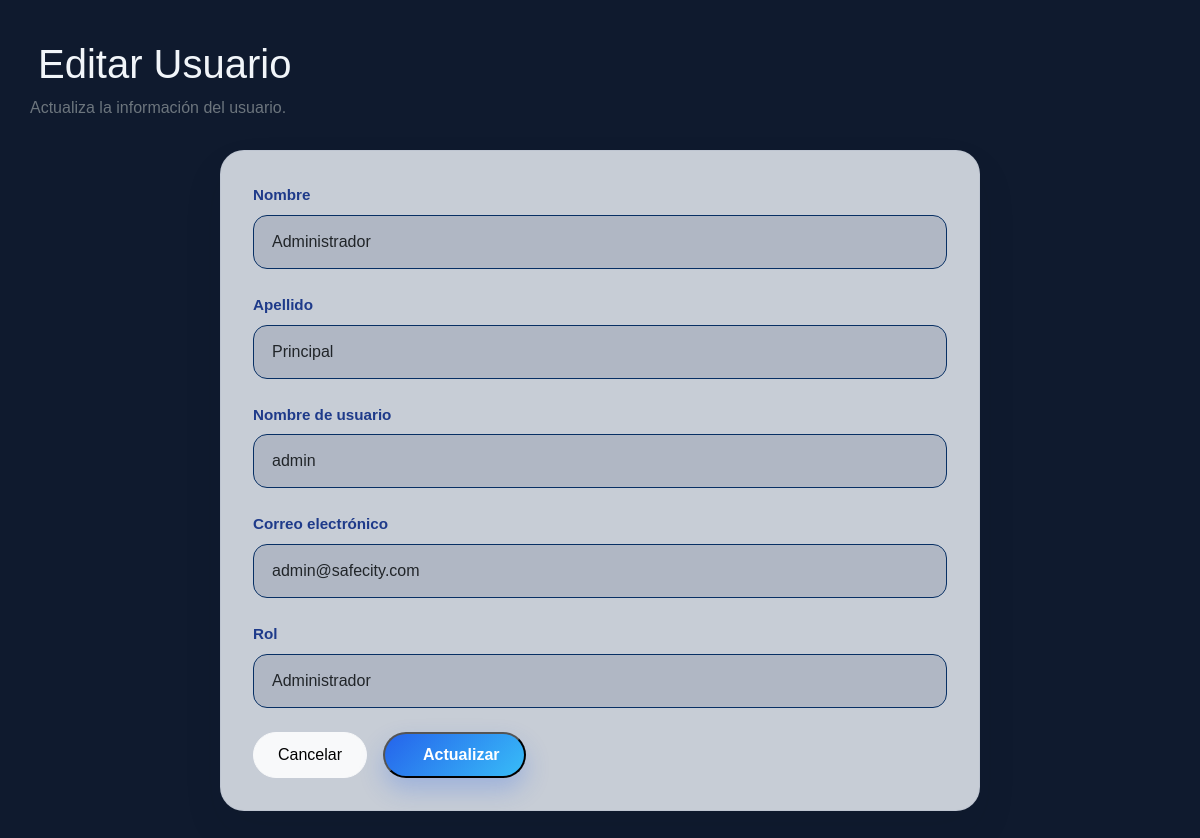
The page /usuarios/editar/1 (signed in) on the database its author committed.
### app/models/usuario.py (models this page shows, shortened)
class Usuario(
    UserMixin,
    db.Model
):
    __tablename__ = "usuarios"
    id_usuario = db.Column(
        db.Integer,
        primary_key=True
    )
    nombre = db.Column(
        db.String(100),
        nullable=False
    )
    apellido = db.Column(
        db.String(100),
        nullable=False
    )
    username = db.Column(
        db.String(50),
        nullable=False,
        unique=True
    )
    email = db.Column(
        db.String(120),
        nullable=False,
        unique=True
    )
    password = db.Column(
        db.String(255),
        nullable=False
    )
    estado = db.Column(
        db.Boolean,
        default=True
    )
    fecha_registro = db.Column(
        db.DateTime
    )
    id_rol = db.Column(
        db.Integer,
        db.ForeignKey(
            "roles.id_rol"
        ),
        nullable=False
    )

### app/models/rol.py (models this page shows)
class Rol(db.Model):
    __tablename__ = "roles"
    id_rol = db.Column(
        db.Integer,
        primary_key=True
    )
    nombre = db.Column(
        db.String(50),
        nullable=False,
        unique=True
    )
    descripcion = db.Column(
        db.String(200)
    )
    usuarios = db.relationship(
        "Usuario",
        backref="rol",
        lazy=True
    )

### app/blueprints/usuarios/routes.py (the view, shortened to what this page needs)
@usuarios_bp.route(
    "/usuarios/editar/<int:id>",
    methods=["GET", "POST"]
)
@login_required
def editar(id):
    usuario = Usuario.query.get_or_404(id)
    roles = Rol.query.all()
    return render_template(
        "usuarios/editar.html",
        usuario=usuario,
        roles=roles
    )

### app/__init__.py (called while the page is built)
@login_manager.user_loader
def load_user(user_id):
    return Usuario.query.get(
        int(user_id)
    )

### app/templates/usuarios/editar.html (shortened to what this page needs)
{% extends "base.html" %}
{% block content %}
<div class="admin-page">
    <div class="admin-header">
        <div>
            <h1 class="admin-title">
                Editar Usuario
            </h1>
            <p class="text-secondary mb-0">
                Actualiza la información del usuario.
            </p>
        </div>
    </div>
    <div class="admin-card form-card-admin">
        <form method="POST">
            <div class="mb-4">
                <label class="form-label fw-semibold">
                    Nombre
                </label>
                <input
                    type="text"
                    class="form-control admin-input"
                    name="nombre"
                    value="{{ usuario.nombre }}"
                    required>
            </div>
            <div class="mb-4">
                <label class="form-label fw-semibold">
                    Apellido
                </label>
                <input
                    type="text"
                    class="form-control admin-input"
                    name="apellido"
                    value="{{ usuario.apellido }}"
                    required>
            </div>
            <div class="mb-4">
                <label class="form-label fw-semibold">
                    Nombre de usuario
                </label>
                <input
                    type="text"
                    class="form-control admin-input"
                    name="username"
                    value="{{ usuario.username }}"
                    required>
            </div>
            <div class="mb-4">
                <label class="form-label fw-semibold">
                    Correo electrónico
                </label>
                <input
                    type="email"
                    class="form-control admin-input"
                    name="email"
                    value="{{ usuario.email }}"
                    required>
            </div>
            <div class="mb-4">
                <label class="form-label fw-semibold">
                    Rol
                </label>
                <select
                    class="form-select admin-input"
                    name="id_rol">
                    {% for rol in roles %}
                    <option
                        value="{{ rol.id_rol }}"
                        {% if rol.id_rol == usuario.id_rol %}selected{% endif %}>
                        {{ rol.nombre }}
                    </option>
                    {% endfor %}
                </select>
            </div>
            <div class="d-flex align-items-center gap-3">
                <a href="{{ url_for('usuarios.listar') }}"
                   class="btn btn-light rounded-pill px-4">
                    Cancelar
                </a>
                <button
                    type="submit"
                    class="admin-btn">
                    Actualizar
                </button>
            </div>
        </form>
    </div>
</div>
{% endblock %}

### app/static/css/style.css (style rules this page uses)
body { background:#eef3f8; font-family:Arial,Helvetica,sans-serif; }
.btn { border-radius:10px; }

### app/static/css/safecity.css (style rules this page uses)
:root { --bg-primary:#0f1a2e; --bg-secondary:#162035; --bg-accent:#0c1e3d; --blue-primary:#2563eb; --blue-secondary:#1a3a8f; --blue-light:#60a5fa; --text-primary:#f1f5f9; --text-secondary:#cbd5e1; --text-muted:#64748b; --success:#34d399; --warning:#fbbf24; --border:rgba(255,255,255,.08); --radius-sm:8px; --radius-md:12px; --radius-lg:18px; }
* { box-sizing:border-box; margin:0; padding:0; }
body { background:var(--bg-primary); color:var(--text-primary); font-family:Arial,Helvetica,sans-serif; }
.admin-page { max-width: 1400px; margin: 0 auto; padding: 40px 30px; }
.admin-header { display: flex; justify-content: space-between; align-items: center; gap: 20px; margin-bottom: 30px; }
.admin-card { background: #f8fbff; border: 1px solid rgba(148, 163, 184, .18); border-radius: 24px; overflow: hidden; box-shadow: 0 20px 40px rgba( 15, 23, 42, .08 ); }
.admin-btn { display: inline-flex; align-items: center; gap: 10px; padding: 14px 24px; background: linear-gradient( 135deg, #2563eb, #38bdf8 ); color: #fff; text-decoration: none; border-radius: 16px; font-weight: 600; box-shadow: 0 12px 24px rgba( 37, 99, 235, .25 ); transition: all .25s ease; }
.form-card-admin { max-width: 760px; margin: 0 auto; padding: 32px; background: #c7cdd6; }
.admin-input { border: 1px solid #072f64; border-radius: 14px; padding: 14px 18px; background: #b0b7c4; }
.form-card-admin .form-label { color: #1e3a8a; font-size: 0.95rem; font-weight: 600; }
.form-card-admin .btn-light, .form-card-admin .admin-btn { height: 46px; padding: 0 24px; display: inline-flex; align-items: center; justify-content: center; border-radius: 999px; }

### rows shown on the page
Usuario: nombre "Administrador", apellido "Principal", username "admin", email "admin@safecity.com", id_rol "Administrador"
